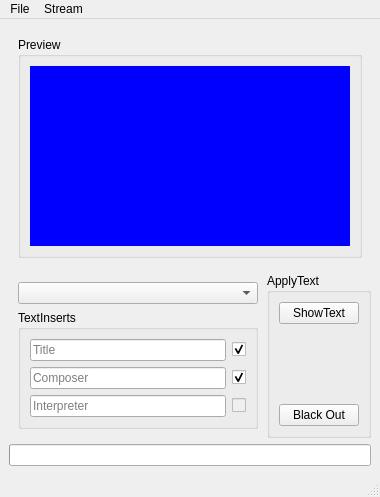
<?xml version="1.0" encoding="UTF-8"?>
<ui version="4.0">
 <class>striem</class>
 <widget class="QMainWindow" name="striem">
  <property name="geometry">
   <rect>
    <x>0</x>
    <y>0</y>
    <width>378</width>
    <height>485</height>
   </rect>
  </property>
  <property name="windowTitle">
   <string>striem - the IEM streamer</string>
  </property>
  <widget class="QWidget" name="centralwidget">
   <layout class="QVBoxLayout" name="verticalLayout_2">
    <item>
     <widget class="QFrame" name="videoFrame">
      <layout class="QHBoxLayout" name="horizontalLayout">
       <item>
        <widget class="QGroupBox" name="previewFrame">
         <property name="title">
          <string>Preview</string>
         </property>
         <layout class="QGridLayout" name="gridLayout">
          <item row="0" column="0" alignment="Qt::AlignHCenter|Qt::AlignVCenter">
           <widget class="QWidget" name="previewWidget" native="true">
            <property name="sizePolicy">
             <sizepolicy hsizetype="Ignored" vsizetype="MinimumExpanding">
              <horstretch>0</horstretch>
              <verstretch>0</verstretch>
             </sizepolicy>
            </property>
            <property name="minimumSize">
             <size>
              <width>320</width>
              <height>180</height>
             </size>
            </property>
            <property name="palette">
             <palette>
              <active>
               <colorrole role="Base">
                <brush brushstyle="SolidPattern">
                 <color alpha="255">
                  <red>255</red>
                  <green>255</green>
                  <blue>255</blue>
                 </color>
                </brush>
               </colorrole>
               <colorrole role="Window">
                <brush brushstyle="SolidPattern">
                 <color alpha="255">
                  <red>0</red>
                  <green>0</green>
                  <blue>255</blue>
                 </color>
                </brush>
               </colorrole>
              </active>
              <inactive>
               <colorrole role="Base">
                <brush brushstyle="SolidPattern">
                 <color alpha="255">
                  <red>255</red>
                  <green>255</green>
                  <blue>255</blue>
                 </color>
                </brush>
               </colorrole>
               <colorrole role="Window">
                <brush brushstyle="SolidPattern">
                 <color alpha="255">
                  <red>0</red>
                  <green>0</green>
                  <blue>255</blue>
                 </color>
                </brush>
               </colorrole>
              </inactive>
              <disabled>
               <colorrole role="Base">
                <brush brushstyle="SolidPattern">
                 <color alpha="255">
                  <red>0</red>
                  <green>0</green>
                  <blue>255</blue>
                 </color>
                </brush>
               </colorrole>
               <colorrole role="Window">
                <brush brushstyle="SolidPattern">
                 <color alpha="255">
                  <red>0</red>
                  <green>0</green>
                  <blue>255</blue>
                 </color>
                </brush>
               </colorrole>
              </disabled>
             </palette>
            </property>
            <property name="autoFillBackground">
             <bool>true</bool>
            </property>
           </widget>
          </item>
         </layout>
        </widget>
       </item>
      </layout>
     </widget>
    </item>
    <item>
     <widget class="QFrame" name="uiFrame">
      <property name="sizePolicy">
       <sizepolicy hsizetype="Preferred" vsizetype="Fixed">
        <horstretch>0</horstretch>
        <verstretch>0</verstretch>
       </sizepolicy>
      </property>
      <property name="styleSheet">
       <string notr="true">border style: solid grey 2px</string>
      </property>
      <property name="frameShape">
       <enum>QFrame::NoFrame</enum>
      </property>
      <property name="frameShadow">
       <enum>QFrame::Raised</enum>
      </property>
      <property name="lineWidth">
       <number>1</number>
      </property>
      <layout class="QHBoxLayout" name="horizontalLayout_2">
       <property name="spacing">
        <number>0</number>
       </property>
       <property name="margin">
        <number>0</number>
       </property>
       <item>
        <widget class="QFrame" name="textFrame">
         <property name="sizePolicy">
          <sizepolicy hsizetype="Preferred" vsizetype="Fixed">
           <horstretch>0</horstretch>
           <verstretch>0</verstretch>
          </sizepolicy>
         </property>
         <property name="frameShape">
          <enum>QFrame::NoFrame</enum>
         </property>
         <property name="frameShadow">
          <enum>QFrame::Raised</enum>
         </property>
         <layout class="QVBoxLayout" name="verticalLayout_3">
          <item>
           <widget class="QComboBox" name="selectText">
            <property name="sizePolicy">
             <sizepolicy hsizetype="Minimum" vsizetype="Fixed">
              <horstretch>0</horstretch>
              <verstretch>0</verstretch>
             </sizepolicy>
            </property>
           </widget>
          </item>
          <item>
           <widget class="QGroupBox" name="textInsertFrame">
            <property name="sizePolicy">
             <sizepolicy hsizetype="Preferred" vsizetype="Fixed">
              <horstretch>0</horstretch>
              <verstretch>0</verstretch>
             </sizepolicy>
            </property>
            <property name="title">
             <string>TextInserts</string>
            </property>
            <layout class="QVBoxLayout" name="verticalLayout_4">
             <item>
              <widget class="QFrame" name="tileEditFrame">
               <property name="frameShape">
                <enum>QFrame::NoFrame</enum>
               </property>
               <property name="frameShadow">
                <enum>QFrame::Raised</enum>
               </property>
               <property name="lineWidth">
                <number>0</number>
               </property>
               <layout class="QHBoxLayout" name="horizontalLayout_3">
                <property name="margin">
                 <number>0</number>
                </property>
                <item>
                 <widget class="QLineEdit" name="titleEdit">
                  <property name="text">
                   <string/>
                  </property>
                  <property name="placeholderText">
                   <string>Title</string>
                  </property>
                 </widget>
                </item>
                <item>
                 <widget class="QCheckBox" name="titleDecoration">
                  <property name="toolTip">
                   <string>„text decoration“</string>
                  </property>
                  <property name="text">
                   <string/>
                  </property>
                  <property name="checked">
                   <bool>true</bool>
                  </property>
                 </widget>
                </item>
               </layout>
              </widget>
             </item>
             <item>
              <widget class="QFrame" name="composerEditFrame">
               <property name="frameShape">
                <enum>QFrame::NoFrame</enum>
               </property>
               <property name="frameShadow">
                <enum>QFrame::Raised</enum>
               </property>
               <property name="lineWidth">
                <number>0</number>
               </property>
               <layout class="QHBoxLayout" name="horizontalLayout_4">
                <property name="margin">
                 <number>0</number>
                </property>
                <item>
                 <widget class="QLineEdit" name="composerEdit">
                  <property name="text">
                   <string/>
                  </property>
                  <property name="placeholderText">
                   <string>Composer</string>
                  </property>
                 </widget>
                </item>
                <item>
                 <widget class="QCheckBox" name="composerDecoration">
                  <property name="toolTip">
                   <string>(text decoration)</string>
                  </property>
                  <property name="text">
                   <string/>
                  </property>
                  <property name="checked">
                   <bool>true</bool>
                  </property>
                 </widget>
                </item>
               </layout>
              </widget>
             </item>
             <item>
              <widget class="QFrame" name="interpreterEditFrame">
               <property name="frameShape">
                <enum>QFrame::NoFrame</enum>
               </property>
               <property name="frameShadow">
                <enum>QFrame::Raised</enum>
               </property>
               <property name="lineWidth">
                <number>0</number>
               </property>
               <layout class="QHBoxLayout" name="horizontalLayout_5">
                <property name="margin">
                 <number>0</number>
                </property>
                <item>
                 <widget class="QLineEdit" name="interpreterEdit">
                  <property name="text">
                   <string/>
                  </property>
                  <property name="placeholderText">
                   <string>Interpreter</string>
                  </property>
                 </widget>
                </item>
                <item>
                 <widget class="QCheckBox" name="interpreterDecoration">
                  <property name="enabled">
                   <bool>false</bool>
                  </property>
                  <property name="toolTip">
                   <string>text decoration</string>
                  </property>
                  <property name="text">
                   <string/>
                  </property>
                 </widget>
                </item>
               </layout>
              </widget>
             </item>
            </layout>
           </widget>
          </item>
         </layout>
        </widget>
       </item>
       <item>
        <widget class="QGroupBox" name="applyFrame">
         <property name="title">
          <string>ApplyText</string>
         </property>
         <layout class="QVBoxLayout" name="verticalLayout">
          <item>
           <widget class="QPushButton" name="showTextButton">
            <property name="text">
             <string>ShowText</string>
            </property>
            <property name="checkable">
             <bool>true</bool>
            </property>
           </widget>
          </item>
          <item>
           <spacer name="verticalSpacer">
            <property name="orientation">
             <enum>Qt::Vertical</enum>
            </property>
            <property name="sizeHint" stdset="0">
             <size>
              <width>20</width>
              <height>40</height>
             </size>
            </property>
           </spacer>
          </item>
          <item>
           <widget class="QPushButton" name="blackoutButton">
            <property name="text">
             <string>Black Out</string>
            </property>
            <property name="checkable">
             <bool>true</bool>
            </property>
           </widget>
          </item>
         </layout>
        </widget>
       </item>
      </layout>
     </widget>
    </item>
    <item>
     <widget class="QFrame" name="streamstatusFrame">
      <property name="sizePolicy">
       <sizepolicy hsizetype="Preferred" vsizetype="Fixed">
        <horstretch>0</horstretch>
        <verstretch>0</verstretch>
       </sizepolicy>
      </property>
      <property name="frameShape">
       <enum>QFrame::NoFrame</enum>
      </property>
      <property name="frameShadow">
       <enum>QFrame::Raised</enum>
      </property>
      <layout class="QVBoxLayout" name="verticalLayout_5">
       <property name="margin">
        <number>0</number>
       </property>
       <item>
        <widget class="QProgressBar" name="streamstatusMeter">
         <property name="textVisible">
          <bool>false</bool>
         </property>
        </widget>
       </item>
      </layout>
     </widget>
    </item>
   </layout>
  </widget>
  <widget class="QMenuBar" name="menubar">
   <property name="geometry">
    <rect>
     <x>0</x>
     <y>0</y>
     <width>378</width>
     <height>20</height>
    </rect>
   </property>
   <widget class="QMenu" name="menuFile">
    <property name="title">
     <string>File</string>
    </property>
    <addaction name="actionLoadFixedInserts"/>
    <addaction name="actionLoadInserts"/>
    <addaction name="actionPreferences"/>
    <addaction name="separator"/>
    <addaction name="actionQuit"/>
   </widget>
   <widget class="QMenu" name="menuStream">
    <property name="title">
     <string>Stream</string>
    </property>
    <addaction name="actionStreamControls"/>
    <addaction name="actionStreamStart"/>
    <addaction name="actionStreamPrefs"/>
   </widget>
   <addaction name="menuFile"/>
   <addaction name="menuStream"/>
  </widget>
  <widget class="QStatusBar" name="statusbar"/>
  <action name="actionQuit">
   <property name="text">
    <string>Quit</string>
   </property>
  </action>
  <action name="actionLoad">
   <property name="text">
    <string>Load</string>
   </property>
  </action>
  <action name="actionStreamStart">
   <property name="checkable">
    <bool>true</bool>
   </property>
   <property name="checked">
    <bool>true</bool>
   </property>
   <property name="enabled">
    <bool>false</bool>
   </property>
   <property name="text">
    <string>Start</string>
   </property>
  </action>
  <action name="actionStreamPrefs">
   <property name="enabled">
    <bool>false</bool>
   </property>
   <property name="text">
    <string>Preferences</string>
   </property>
  </action>
  <action name="actionPreferences">
   <property name="enabled">
    <bool>false</bool>
   </property>
   <property name="text">
    <string>Preferences</string>
   </property>
  </action>
  <action name="actionStreamControls">
   <property name="text">
    <string>Controls</string>
   </property>
  </action>
  <action name="actionLoadFixedInserts">
   <property name="text">
    <string>Load 'inserts.txt'</string>
   </property>
   <property name="shortcut">
    <string>Ctrl+O</string>
   </property>
  </action>
  <action name="actionLoadInserts">
   <property name="text">
    <string>Open Inserts...</string>
   </property>
   <property name="shortcut">
    <string>Ctrl+Shift+O</string>
   </property>
  </action>
 </widget>
 <resources/>
 <connections/>
</ui>
